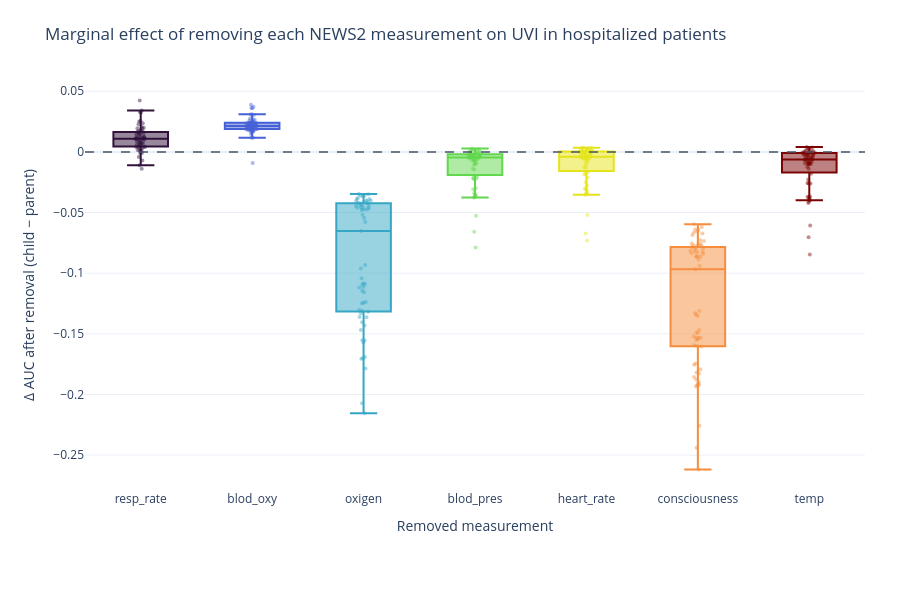

Notebook cell for this chart:
### Code cell
make_marginal_ablation_plot(
    results_uvi_hosp, FEATURES, title='UVI in hospitalized patients'
).show()
